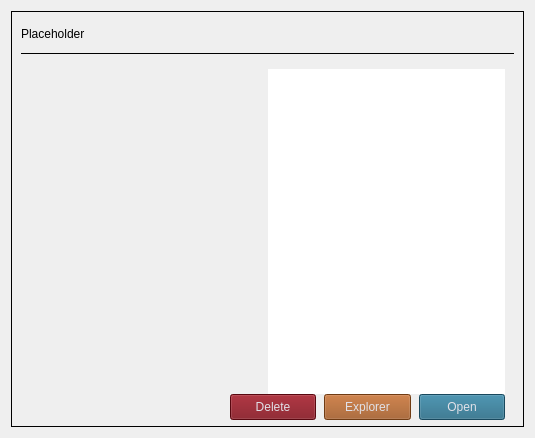
<?xml version="1.0" encoding="UTF-8"?>
<ui version="4.0">
    <class>DetailsForm</class>
    <widget class="QWidget" name="DetailsForm">
        <property name="geometry">
            <rect>
                <x>0</x>
                <y>0</y>
                <width>535</width>
                <height>438</height>
            </rect>
        </property>
        <property name="sizePolicy">
            <sizepolicy hsizetype="MinimumExpanding" vsizetype="MinimumExpanding">
                <horstretch>0</horstretch>
                <verstretch>0</verstretch>
            </sizepolicy>
        </property>
        <property name="minimumSize">
            <size>
                <width>510</width>
                <height>225</height>
            </size>
        </property>
        <property name="windowTitle">
            <string>Work Files Details</string>
        </property>
        <layout class="QVBoxLayout" name="verticalLayout_3">
            <item>
                <widget class="QFrame" name="MainContainer">
                    <property name="frameShape">
                        <enum>QFrame::Box</enum>
                    </property>
                    <property name="frameShadow">
                        <enum>QFrame::Plain</enum>
                    </property>
                    <layout class="QVBoxLayout" name="verticalLayout_2">
                        <property name="spacing">
                            <number>6</number>
                        </property>
                        <property name="bottomMargin">
                            <number>6</number>
                        </property>
                        <item>
                            <widget class="QLabel" name="header_label">
                                <property name="sizePolicy">
                                    <sizepolicy hsizetype="Preferred" vsizetype="Fixed">
                                        <horstretch>0</horstretch>
                                        <verstretch>0</verstretch>
                                    </sizepolicy>
                                </property>
                                <property name="minimumSize">
                                    <size>
                                        <width>0</width>
                                        <height>26</height>
                                    </size>
                                </property>
                                <property name="maximumSize">
                                    <size>
                                        <width>16777215</width>
                                        <height>26</height>
                                    </size>
                                </property>
                                <property name="text">
                                    <string>Placeholder</string>
                                </property>
                            </widget>
                        </item>
                        <item>
                            <widget class="Line" name="header_line">
                                <property name="minimumSize">
                                    <size>
                                        <width>0</width>
                                        <height>1</height>
                                    </size>
                                </property>
                                <property name="maximumSize">
                                    <size>
                                        <width>16777215</width>
                                        <height>1</height>
                                    </size>
                                </property>
                                <property name="frameShadow">
                                    <enum>QFrame::Plain</enum>
                                </property>
                                <property name="orientation">
                                    <enum>Qt::Horizontal</enum>
                                </property>
                            </widget>
                        </item>
                        <item>
                            <widget class="QFrame" name="main_frame">
                                <property name="frameShape">
                                    <enum>QFrame::NoFrame</enum>
                                </property>
                                <property name="frameShadow">
                                    <enum>QFrame::Plain</enum>
                                </property>
                                <layout class="QVBoxLayout" name="main_horizontalLayout">
                                    <property name="spacing">
                                        <number>0</number>
                                    </property>
                                    <property name="bottomMargin">
                                        <number>0</number>
                                    </property>
                                    <item>
                                        <layout class="QHBoxLayout" name="horizontalLayout">
                                            <item>
                                                <widget class="QFrame" name="preview_frame">
                                                    <property name="sizePolicy">
                                                        <sizepolicy hsizetype="MinimumExpanding" vsizetype="Preferred">
                                                            <horstretch>0</horstretch>
                                                            <verstretch>0</verstretch>
                                                        </sizepolicy>
                                                    </property>
                                                    <property name="minimumSize">
                                                        <size>
                                                            <width>238</width>
                                                            <height>0</height>
                                                        </size>
                                                    </property>
                                                    <property name="frameShape">
                                                        <enum>QFrame::NoFrame</enum>
                                                    </property>
                                                    <property name="frameShadow">
                                                        <enum>QFrame::Plain</enum>
                                                    </property>
                                                    <property name="lineWidth">
                                                        <number>0</number>
                                                    </property>
                                                </widget>
                                            </item>
                                            <item>
                                                <widget class="QTextEdit" name="details_textEdit">
                                                    <property name="sizePolicy">
                                                        <sizepolicy hsizetype="Preferred" vsizetype="MinimumExpanding">
                                                            <horstretch>0</horstretch>
                                                            <verstretch>0</verstretch>
                                                        </sizepolicy>
                                                    </property>
                                                    <property name="font">
                                                        <font>
                                                            <pointsize>8</pointsize>
                                                        </font>
                                                    </property>
                                                    <property name="mouseTracking">
                                                        <bool>false</bool>
                                                    </property>
                                                    <property name="focusPolicy">
                                                        <enum>Qt::NoFocus</enum>
                                                    </property>
                                                    <property name="accessibleName">
                                                        <string>v</string>
                                                    </property>
                                                    <property name="frameShape">
                                                        <enum>QFrame::NoFrame</enum>
                                                    </property>
                                                    <property name="frameShadow">
                                                        <enum>QFrame::Plain</enum>
                                                    </property>
                                                    <property name="verticalScrollBarPolicy">
                                                        <enum>Qt::ScrollBarAlwaysOff</enum>
                                                    </property>
                                                    <property name="horizontalScrollBarPolicy">
                                                        <enum>Qt::ScrollBarAlwaysOff</enum>
                                                    </property>
                                                    <property name="sizeAdjustPolicy">
                                                        <enum>QAbstractScrollArea::AdjustIgnored</enum>
                                                    </property>
                                                    <property name="undoRedoEnabled">
                                                        <bool>false</bool>
                                                    </property>
                                                    <property name="lineWrapColumnOrWidth">
                                                        <number>0</number>
                                                    </property>
                                                    <property name="readOnly">
                                                        <bool>true</bool>
                                                    </property>
                                                </widget>
                                            </item>
                                        </layout>
                                    </item>
                                    <item>
                                        <layout class="QHBoxLayout" name="button_horizontalLayout">
                                            <property name="spacing">
                                                <number>8</number>
                                            </property>
                                            <item>
                                                <spacer name="horizontalSpacer">
                                                    <property name="orientation">
                                                        <enum>Qt::Horizontal</enum>
                                                    </property>
                                                    <property name="sizeType">
                                                        <enum>QSizePolicy::MinimumExpanding</enum>
                                                    </property>
                                                    <property name="sizeHint" stdset="0">
                                                        <size>
                                                            <width>200</width>
                                                            <height>20</height>
                                                        </size>
                                                    </property>
                                                </spacer>
                                            </item>
                                            <item>
                                                <widget class="QPushButton" name="delete_button">
                                                    <property name="sizePolicy">
                                                        <sizepolicy hsizetype="MinimumExpanding" vsizetype="Fixed">
                                                            <horstretch>0</horstretch>
                                                            <verstretch>0</verstretch>
                                                        </sizepolicy>
                                                    </property>
                                                    <property name="styleSheet">
                                                        <string notr="true">background-color: #7B0A15; color: #E1E1E8;
                                                            padding: 5px;
                                                        </string>
                                                    </property>
                                                    <property name="text">
                                                        <string>Delete</string>
                                                    </property>
                                                </widget>
                                            </item>
                                            <item>
                                                <widget class="QPushButton" name="explorer_button">
                                                    <property name="sizePolicy">
                                                        <sizepolicy hsizetype="MinimumExpanding" vsizetype="Fixed">
                                                            <horstretch>0</horstretch>
                                                            <verstretch>0</verstretch>
                                                        </sizepolicy>
                                                    </property>
                                                    <property name="styleSheet">
                                                        <string notr="true">background-color: #9C521B; color: #E1E1E8;
                                                            padding: 5px;
                                                        </string>
                                                    </property>
                                                    <property name="text">
                                                        <string>Explorer</string>
                                                    </property>
                                                </widget>
                                            </item>
                                            <item>
                                                <widget class="QPushButton" name="open_button">
                                                    <property name="sizePolicy">
                                                        <sizepolicy hsizetype="MinimumExpanding" vsizetype="Fixed">
                                                            <horstretch>0</horstretch>
                                                            <verstretch>0</verstretch>
                                                        </sizepolicy>
                                                    </property>
                                                    <property name="styleSheet">
                                                        <string notr="true">background-color: #216582; color: #E1E1E8;
                                                            padding: 5px;
                                                        </string>
                                                    </property>
                                                    <property name="text">
                                                        <string>Open</string>
                                                    </property>
                                                </widget>
                                            </item>
                                        </layout>
                                    </item>
                                </layout>
                            </widget>
                        </item>
                    </layout>
                </widget>
            </item>
        </layout>
    </widget>
    <resources/>
    <connections/>
</ui>
